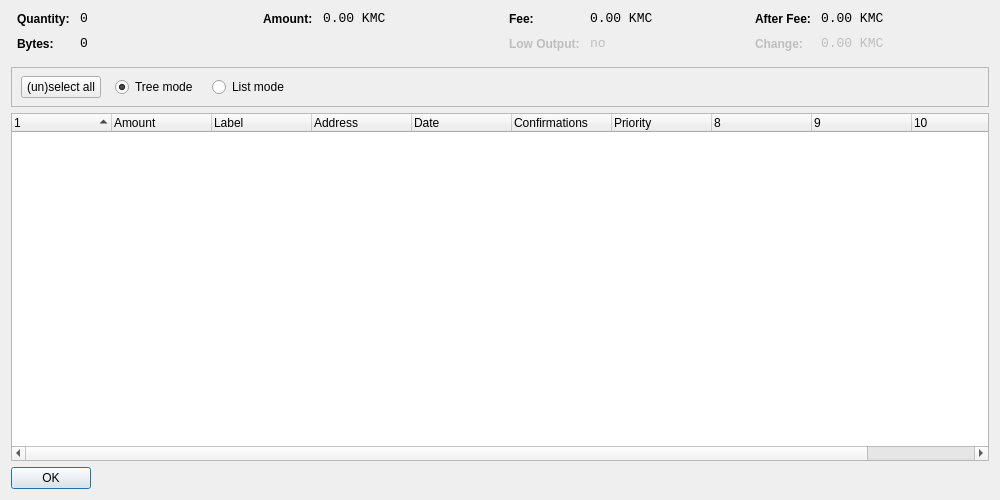
<?xml version="1.0" encoding="UTF-8"?>
<ui version="4.0">
 <class>CoinControlDialog</class>
 <widget class="QDialog" name="CoinControlDialog">
  <property name="geometry">
   <rect>
    <x>0</x>
    <y>0</y>
    <width>1000</width>
    <height>500</height>
   </rect>
  </property>
  <property name="windowTitle">
   <string>Coin Control</string>
  </property>
  <layout class="QVBoxLayout" name="verticalLayout">
   <item>
    <layout class="QHBoxLayout" name="horizontalLayoutTop" stretch="0,0,0,0">
     <property name="topMargin">
      <number>0</number>
     </property>
     <property name="bottomMargin">
      <number>10</number>
     </property>
     <item>
      <layout class="QFormLayout" name="formLayoutCoinControl1">
       <property name="horizontalSpacing">
        <number>10</number>
       </property>
       <property name="verticalSpacing">
        <number>10</number>
       </property>
       <property name="leftMargin">
        <number>6</number>
       </property>
       <property name="rightMargin">
        <number>6</number>
       </property>
       <item row="0" column="0">
        <widget class="QLabel" name="labelCoinControlQuantityText">
         <property name="styleSheet">
          <string notr="true">font-weight:bold;</string>
         </property>
         <property name="text">
          <string>Quantity:</string>
         </property>
        </widget>
       </item>
       <item row="0" column="1">
        <widget class="QLabel" name="labelCoinControlQuantity">
         <property name="font">
          <font>
           <family>Monospace</family>
           <pointsize>10</pointsize>
          </font>
         </property>
         <property name="cursor">
          <cursorShape>IBeamCursor</cursorShape>
         </property>
         <property name="contextMenuPolicy">
          <enum>Qt::ActionsContextMenu</enum>
         </property>
         <property name="text">
          <string notr="true">0</string>
         </property>
         <property name="textInteractionFlags">
          <set>Qt::LinksAccessibleByMouse|Qt::TextSelectableByKeyboard|Qt::TextSelectableByMouse</set>
         </property>
        </widget>
       </item>
       <item row="1" column="0">
        <widget class="QLabel" name="labelCoinControlBytesText">
         <property name="styleSheet">
          <string notr="true">font-weight:bold;</string>
         </property>
         <property name="text">
          <string>Bytes:</string>
         </property>
        </widget>
       </item>
       <item row="1" column="1">
        <widget class="QLabel" name="labelCoinControlBytes">
         <property name="font">
          <font>
           <family>Monospace</family>
           <pointsize>10</pointsize>
          </font>
         </property>
         <property name="cursor">
          <cursorShape>IBeamCursor</cursorShape>
         </property>
         <property name="contextMenuPolicy">
          <enum>Qt::ActionsContextMenu</enum>
         </property>
         <property name="text">
          <string notr="true">0</string>
         </property>
         <property name="textInteractionFlags">
          <set>Qt::LinksAccessibleByMouse|Qt::TextSelectableByKeyboard|Qt::TextSelectableByMouse</set>
         </property>
        </widget>
       </item>
      </layout>
     </item>
     <item>
      <layout class="QFormLayout" name="formLayoutCoinControl2">
       <property name="horizontalSpacing">
        <number>10</number>
       </property>
       <property name="verticalSpacing">
        <number>10</number>
       </property>
       <property name="leftMargin">
        <number>6</number>
       </property>
       <property name="rightMargin">
        <number>6</number>
       </property>
       <item row="0" column="0">
        <widget class="QLabel" name="labelCoinControlAmountText">
         <property name="styleSheet">
          <string notr="true">font-weight:bold;</string>
         </property>
         <property name="text">
          <string>Amount:</string>
         </property>
        </widget>
       </item>
       <item row="0" column="1">
        <widget class="QLabel" name="labelCoinControlAmount">
         <property name="font">
          <font>
           <family>Monospace</family>
           <pointsize>10</pointsize>
          </font>
         </property>
         <property name="cursor">
          <cursorShape>IBeamCursor</cursorShape>
         </property>
         <property name="contextMenuPolicy">
          <enum>Qt::ActionsContextMenu</enum>
         </property>
         <property name="text">
          <string notr="true">0.00 KMC</string>
         </property>
         <property name="textInteractionFlags">
          <set>Qt::LinksAccessibleByMouse|Qt::TextSelectableByKeyboard|Qt::TextSelectableByMouse</set>
         </property>
        </widget>
       </item>
      </layout>
     </item>
     <item>
      <layout class="QFormLayout" name="formLayoutCoinControl3">
       <property name="horizontalSpacing">
        <number>10</number>
       </property>
       <property name="verticalSpacing">
        <number>10</number>
       </property>
       <property name="leftMargin">
        <number>6</number>
       </property>
       <property name="rightMargin">
        <number>6</number>
       </property>
       <item row="0" column="0">
        <widget class="QLabel" name="labelCoinControlFeeText">
         <property name="styleSheet">
          <string notr="true">font-weight:bold;</string>
         </property>
         <property name="text">
          <string>Fee:</string>
         </property>
        </widget>
       </item>
       <item row="0" column="1">
        <widget class="QLabel" name="labelCoinControlFee">
         <property name="font">
          <font>
           <family>Monospace</family>
           <pointsize>10</pointsize>
          </font>
         </property>
         <property name="cursor">
          <cursorShape>IBeamCursor</cursorShape>
         </property>
         <property name="contextMenuPolicy">
          <enum>Qt::ActionsContextMenu</enum>
         </property>
         <property name="text">
          <string notr="true">0.00 KMC</string>
         </property>
         <property name="textInteractionFlags">
          <set>Qt::LinksAccessibleByMouse|Qt::TextSelectableByKeyboard|Qt::TextSelectableByMouse</set>
         </property>
        </widget>
       </item>
       <item row="1" column="0">
        <widget class="QLabel" name="labelCoinControlLowOutputText">
         <property name="enabled">
          <bool>false</bool>
         </property>
         <property name="styleSheet">
          <string notr="true">font-weight:bold;</string>
         </property>
         <property name="text">
          <string>Low Output:</string>
         </property>
        </widget>
       </item>
       <item row="1" column="1">
        <widget class="QLabel" name="labelCoinControlLowOutput">
         <property name="enabled">
          <bool>false</bool>
         </property>
         <property name="font">
          <font>
           <family>Monospace</family>
           <pointsize>10</pointsize>
          </font>
         </property>
         <property name="cursor">
          <cursorShape>IBeamCursor</cursorShape>
         </property>
         <property name="contextMenuPolicy">
          <enum>Qt::ActionsContextMenu</enum>
         </property>
         <property name="text">
          <string notr="true">no</string>
         </property>
         <property name="textInteractionFlags">
          <set>Qt::LinksAccessibleByMouse|Qt::TextSelectableByKeyboard|Qt::TextSelectableByMouse</set>
         </property>
        </widget>
       </item>
      </layout>
     </item>
     <item>
      <layout class="QFormLayout" name="formLayoutCoinControl4">
       <property name="horizontalSpacing">
        <number>10</number>
       </property>
       <property name="verticalSpacing">
        <number>10</number>
       </property>
       <property name="leftMargin">
        <number>6</number>
       </property>
       <property name="rightMargin">
        <number>6</number>
       </property>
       <item row="0" column="0">
        <widget class="QLabel" name="labelCoinControlAfterFeeText">
         <property name="styleSheet">
          <string notr="true">font-weight:bold;</string>
         </property>
         <property name="text">
          <string>After Fee:</string>
         </property>
        </widget>
       </item>
       <item row="0" column="1">
        <widget class="QLabel" name="labelCoinControlAfterFee">
         <property name="font">
          <font>
           <family>Monospace</family>
           <pointsize>10</pointsize>
          </font>
         </property>
         <property name="cursor">
          <cursorShape>IBeamCursor</cursorShape>
         </property>
         <property name="contextMenuPolicy">
          <enum>Qt::ActionsContextMenu</enum>
         </property>
         <property name="text">
          <string notr="true">0.00 KMC</string>
         </property>
         <property name="textInteractionFlags">
          <set>Qt::LinksAccessibleByMouse|Qt::TextSelectableByKeyboard|Qt::TextSelectableByMouse</set>
         </property>
        </widget>
       </item>
       <item row="1" column="0">
        <widget class="QLabel" name="labelCoinControlChangeText">
         <property name="enabled">
          <bool>false</bool>
         </property>
         <property name="styleSheet">
          <string notr="true">font-weight:bold;</string>
         </property>
         <property name="text">
          <string>Change:</string>
         </property>
        </widget>
       </item>
       <item row="1" column="1">
        <widget class="QLabel" name="labelCoinControlChange">
         <property name="enabled">
          <bool>false</bool>
         </property>
         <property name="font">
          <font>
           <family>Monospace</family>
           <pointsize>10</pointsize>
          </font>
         </property>
         <property name="cursor">
          <cursorShape>IBeamCursor</cursorShape>
         </property>
         <property name="contextMenuPolicy">
          <enum>Qt::ActionsContextMenu</enum>
         </property>
         <property name="text">
          <string notr="true">0.00 KMC</string>
         </property>
         <property name="textInteractionFlags">
          <set>Qt::LinksAccessibleByMouse|Qt::TextSelectableByKeyboard|Qt::TextSelectableByMouse</set>
         </property>
        </widget>
       </item>
      </layout>
     </item>
    </layout>
   </item>
   <item>
    <widget class="QFrame" name="frame">
     <property name="minimumSize">
      <size>
       <width>0</width>
       <height>40</height>
      </size>
     </property>
     <property name="frameShape">
      <enum>QFrame::StyledPanel</enum>
     </property>
     <property name="frameShadow">
      <enum>QFrame::Sunken</enum>
     </property>
     <widget class="QWidget" name="horizontalLayoutWidget">
      <property name="geometry">
       <rect>
        <x>10</x>
        <y>0</y>
        <width>781</width>
        <height>41</height>
       </rect>
      </property>
      <layout class="QHBoxLayout" name="horizontalLayoutPanel" stretch="0,0,0,0,0">
       <property name="spacing">
        <number>14</number>
       </property>
       <item>
        <widget class="QPushButton" name="pushButtonSelectAll">
         <property name="sizePolicy">
          <sizepolicy hsizetype="Maximum" vsizetype="Fixed">
           <horstretch>0</horstretch>
           <verstretch>0</verstretch>
          </sizepolicy>
         </property>
         <property name="text">
          <string>(un)select all</string>
         </property>
        </widget>
       </item>
       <item>
        <widget class="QRadioButton" name="radioTreeMode">
         <property name="sizePolicy">
          <sizepolicy hsizetype="Maximum" vsizetype="Fixed">
           <horstretch>0</horstretch>
           <verstretch>0</verstretch>
          </sizepolicy>
         </property>
         <property name="text">
          <string>Tree mode</string>
         </property>
         <property name="checked">
          <bool>true</bool>
         </property>
        </widget>
       </item>
       <item>
        <widget class="QRadioButton" name="radioListMode">
         <property name="sizePolicy">
          <sizepolicy hsizetype="Maximum" vsizetype="Fixed">
           <horstretch>0</horstretch>
           <verstretch>0</verstretch>
          </sizepolicy>
         </property>
         <property name="text">
          <string>List mode</string>
         </property>
        </widget>
       </item>
       <item>
        <spacer name="horizontalSpacer">
         <property name="orientation">
          <enum>Qt::Horizontal</enum>
         </property>
         <property name="sizeHint" stdset="0">
          <size>
           <width>40</width>
           <height>20</height>
          </size>
         </property>
        </spacer>
       </item>
      </layout>
     </widget>
    </widget>
   </item>
   <item>
    <widget class="CoinControlTreeWidget" name="treeWidget">
     <property name="contextMenuPolicy">
      <enum>Qt::CustomContextMenu</enum>
     </property>
     <property name="sortingEnabled">
      <bool>false</bool>
     </property>
     <property name="columnCount">
      <number>11</number>
     </property>
     <attribute name="headerShowSortIndicator" stdset="0">
      <bool>true</bool>
     </attribute>
     <attribute name="headerStretchLastSection">
      <bool>false</bool>
     </attribute>
     <column>
      <property name="text">
       <string/>
      </property>
     </column>
     <column>
      <property name="text">
       <string>Amount</string>
      </property>
     </column>
     <column>
      <property name="text">
       <string>Label</string>
      </property>
     </column>
     <column>
      <property name="text">
       <string>Address</string>
      </property>
     </column>
     <column>
      <property name="text">
       <string>Date</string>
      </property>
     </column>
     <column>
      <property name="text">
       <string>Confirmations</string>
      </property>
      <property name="toolTip">
       <string>Confirmed</string>
      </property>
     </column>
     <column>
      <property name="text">
       <string>Priority</string>
      </property>
     </column>
     <column>
      <property name="text">
       <string/>
      </property>
     </column>
     <column>
      <property name="text">
       <string/>
      </property>
     </column>
     <column>
      <property name="text">
       <string/>
      </property>
     </column>
     <column>
      <property name="text">
       <string/>
      </property>
     </column>
    </widget>
   </item>
   <item>
    <widget class="QDialogButtonBox" name="buttonBox">
     <property name="sizePolicy">
      <sizepolicy hsizetype="Maximum" vsizetype="Fixed">
       <horstretch>0</horstretch>
       <verstretch>0</verstretch>
      </sizepolicy>
     </property>
     <property name="orientation">
      <enum>Qt::Horizontal</enum>
     </property>
     <property name="standardButtons">
      <set>QDialogButtonBox::Ok</set>
     </property>
    </widget>
   </item>
  </layout>
 </widget>
 <customwidgets>
  <customwidget>
   <class>CoinControlTreeWidget</class>
   <extends>QTreeWidget</extends>
   <header>coincontroltreewidget.h</header>
  </customwidget>
 </customwidgets>
 <resources/>
 <connections/>
</ui>
